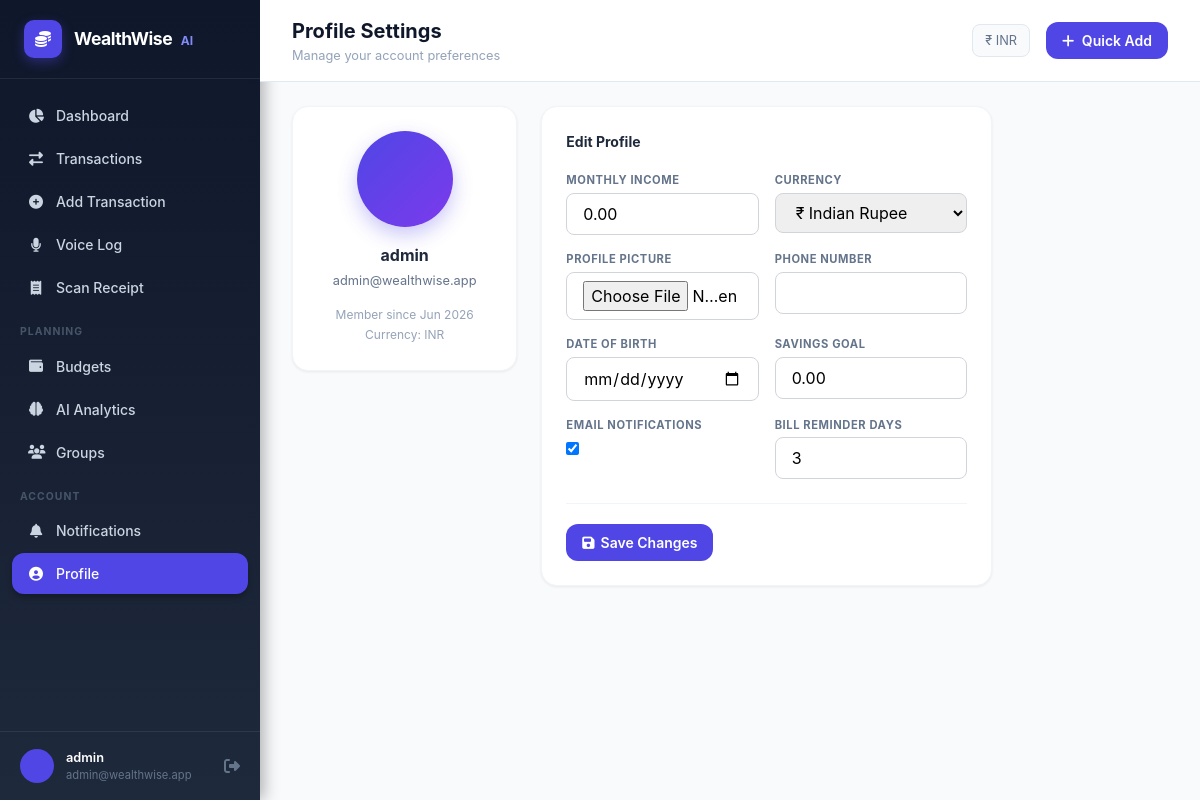
/accounts/profile/ (signed in), run on the app's committed database.
### accounts/models.py (models this page shows, shortened)
class UserProfile(models.Model):
    CURRENCY_CHOICES = [
        ('INR', '₹ Indian Rupee'),
        ('USD', '$ US Dollar'),
        ('EUR', '€ Euro'),
        ('GBP', '£ British Pound'),
    ]
    user = models.OneToOneField(User, on_delete=models.CASCADE, related_name='profile')
    monthly_income = models.DecimalField(max_digits=12, decimal_places=2, default=0)
    currency = models.CharField(max_length=3, choices=CURRENCY_CHOICES, default='INR')
    profile_picture = models.ImageField(upload_to='profile_pics/', blank=True, null=True)
    phone_number = models.CharField(max_length=15, blank=True)
    date_of_birth = models.DateField(blank=True, null=True)
    savings_goal = models.DecimalField(max_digits=12, decimal_places=2, default=0)
    email_notifications = models.BooleanField(default=True)
    bill_reminder_days = models.PositiveIntegerField(default=3)
    created_at = models.DateTimeField(auto_now_add=True)
    def get_currency_symbol(self):
        symbols = {'INR': '₹', 'USD': '$', 'EUR': '€', 'GBP': '£'}
        return symbols.get(self.currency, '₹')

### accounts/views.py (the view)
# urls.py: path('profile/', views.profile_view, name='profile'),
@login_required
def profile_view(request):
    if request.method == 'POST':
        form = ProfileUpdateForm(request.POST, request.FILES, instance=request.user.profile)
        if form.is_valid():
            form.save()
            messages.success(request, 'Profile updated successfully!')
            return redirect('profile')
    else:
        form = ProfileUpdateForm(instance=request.user.profile)
    return render(request, 'accounts/profile.html', {'form': form})

### accounts/forms.py
class ProfileUpdateForm(forms.ModelForm):
    class Meta:
        model = UserProfile
        fields = ('monthly_income', 'currency', 'profile_picture', 'phone_number',
                  'date_of_birth', 'savings_goal', 'email_notifications', 'bill_reminder_days')
        widgets = {
            'date_of_birth': forms.DateInput(attrs={'type': 'date'}),
        }
    def __init__(self, *args, **kwargs):
        super().__init__(*args, **kwargs)
        for field in self.fields.values():
            if not isinstance(field.widget, forms.CheckboxInput):
                field.widget.attrs['class'] = (
                    'w-full px-4 py-2 border border-gray-300 rounded-lg '
                    'focus:outline-none focus:ring-2 focus:ring-indigo-500'
                )

### templates/accounts/profile.html (shortened to what this page needs)
{% extends 'base.html' %}
{% block page_title %}Profile Settings{% endblock %}
{% block page_subtitle %}Manage your account preferences{% endblock %}
{% block content %}
<div style="max-width:700px;display:grid;grid-template-columns:1fr 2fr;gap:1.5rem;align-items:start">
  <div class="card" style="text-align:center">
    <div style="width:96px;height:96px;border-radius:50%;background:linear-gradient(135deg,#4f46e5,#7c3aed);display:flex;align-items:center;justify-content:center;margin:0 auto 1rem;box-shadow:0 8px 20px rgba(79,70,229,0.3)">
    </div>
    <h3 style="font-size:1rem;font-weight:700;color:#1e293b;margin:0 0 4px">{{ user.get_full_name|default:user.username }}</h3>
    <p style="font-size:0.8rem;color:#64748b;margin:0 0 1rem">{{ user.email }}</p>
    <div style="font-size:0.75rem;color:#94a3b8">
      <p style="margin:2px 0">Member since {{ user.date_joined|date:"M Y" }}</p>
      <p style="margin:2px 0">Currency: {{ user.profile.currency }}</p>
    </div>
  </div>
  <div class="card">
    <h3 style="font-size:0.875rem;font-weight:700;color:#1e293b;margin:0 0 1.25rem">Edit Profile</h3>
    <form method="post" enctype="multipart/form-data">
      <div style="display:grid;grid-template-columns:1fr 1fr;gap:1rem">
        {% for field in form %}
        <div style="{% if field.name == 'bio' or field.name == 'avatar' %}grid-column:1/-1;{% endif %}">
          <label style="display:block;font-size:0.7rem;font-weight:700;color:#64748b;text-transform:uppercase;letter-spacing:0.05em;margin-bottom:4px">{{ field.label }}</label>
          {{ field }}
        </div>
        {% endfor %}
      </div>
      <div style="margin-top:1.5rem;padding-top:1.25rem;border-top:1px solid #f1f5f9">
        <button type="submit" class="btn-primary">
          <i class="fas fa-save" style="margin-right:6px"></i>Save Changes
        </button>
      </div>
    </form>
  </div>
</div>
{% endblock %}

### templates/base.html (shortened to what this page needs)
<!DOCTYPE html>
<html lang="en" class="h-full">
<head>
  <script src="https://cdn.tailwindcss.com"></script>
  <link rel="stylesheet" href="https://cdnjs.cloudflare.com/ajax/libs/font-awesome/6.5.0/css/all.min.css">
</head>
<body class="h-full bg-slate-50" style="font-family:-apple-system,BlinkMacSystemFont,'Segoe UI',sans-serif">
{% if user.is_authenticated %}
<div style="display:flex;height:100vh;overflow:hidden">
  <aside style="width:260px;background:linear-gradient(180deg,#0f172a,#1e293b);display:flex;flex-direction:column;flex-shrink:0;box-shadow:4px 0 15px rgba(0,0,0,0.3)">
    <div style="display:flex;align-items:center;gap:0.75rem;padding:1.25rem 1.5rem;border-bottom:1px solid rgba(255,255,255,0.08)">
      <div style="width:38px;height:38px;background:#4f46e5;border-radius:10px;display:flex;align-items:center;justify-content:center;box-shadow:0 4px 12px rgba(79,70,229,0.4)">
        <i class="fas fa-coins" style="color:#fff;font-size:16px"></i>
      </div>
      <div>
        <span style="color:#fff;font-weight:700;font-size:1.1rem;letter-spacing:-0.5px">WealthWise</span>
        <span style="color:#818cf8;font-weight:700;font-size:0.75rem;margin-left:4px">AI</span>
      </div>
    </div>
    <nav style="flex:1;padding:1rem 0.75rem;overflow-y:auto">
      <a href="{% url 'dashboard' %}" class="sidebar-link {% if request.resolver_match.url_name == 'dashboard' %}active{% endif %}" style="margin-bottom:2px">
        <i class="fas fa-chart-pie" style="width:16px;text-align:center"></i> Dashboard
      </a>
      <a href="{% url 'transaction_list' %}" class="sidebar-link {% if 'transaction' in request.resolver_match.url_name %}active{% endif %}" style="margin-bottom:2px">
        <i class="fas fa-exchange-alt" style="width:16px;text-align:center"></i> Transactions
      </a>
      <a href="{% url 'add_transaction' %}" class="sidebar-link {% if request.resolver_match.url_name == 'add_transaction' %}active{% endif %}" style="margin-bottom:2px">
        <i class="fas fa-plus-circle" style="width:16px;text-align:center"></i> Add Transaction
      </a>
      <a href="{% url 'voice_log' %}" class="sidebar-link {% if 'voice' in request.resolver_match.url_name %}active{% endif %}" style="margin-bottom:2px">
        <i class="fas fa-microphone" style="width:16px;text-align:center"></i> Voice Log
      </a>
      <a href="{% url 'upload_receipt' %}" class="sidebar-link {% if 'receipt' in request.resolver_match.url_name %}active{% endif %}" style="margin-bottom:16px">
        <i class="fas fa-receipt" style="width:16px;text-align:center"></i> Scan Receipt
      </a>
      <p style="font-size:0.65rem;font-weight:700;color:#475569;text-transform:uppercase;letter-spacing:0.1em;padding:0 0.5rem;margin-bottom:6px">Planning</p>
      <a href="{% url 'budget_list' %}" class="sidebar-link {% if 'budget' in request.resolver_match.url_name %}active{% endif %}" style="margin-bottom:2px">
        <i class="fas fa-wallet" style="width:16px;text-align:center"></i> Budgets
      </a>
      <a href="{% url 'analytics_detail' %}" class="sidebar-link {% if request.resolver_match.url_name == 'analytics_detail' %}active{% endif %}" style="margin-bottom:2px">
        <i class="fas fa-brain" style="width:16px;text-align:center"></i> AI Analytics
      </a>
      <a href="{% url 'group_list' %}" class="sidebar-link {% if 'group' in request.resolver_match.url_name %}active{% endif %}" style="margin-bottom:16px">
        <i class="fas fa-users" style="width:16px;text-align:center"></i> Groups
      </a>
      <p style="font-size:0.65rem;font-weight:700;color:#475569;text-transform:uppercase;letter-spacing:0.1em;padding:0 0.5rem;margin-bottom:6px">Account</p>
      <a href="{% url 'notification_list' %}" class="sidebar-link {% if 'notification' in request.resolver_match.url_name %}active{% endif %}" style="margin-bottom:2px;position:relative">
        <i class="fas fa-bell" style="width:16px;text-align:center"></i> Notifications
      </a>
      <a href="{% url 'profile' %}" class="sidebar-link {% if request.resolver_match.url_name == 'profile' %}active{% endif %}">
        <i class="fas fa-user-circle" style="width:16px;text-align:center"></i> Profile
      </a>
    </nav>
    <div style="padding:1rem 1.25rem;border-top:1px solid rgba(255,255,255,0.08)">
      <div style="display:flex;align-items:center;gap:0.75rem">
        <div style="width:34px;height:34px;background:#4f46e5;border-radius:50%;display:flex;align-items:center;justify-content:center;color:#fff;font-weight:700;font-size:0.75rem;flex-shrink:0">
        </div>
        <div style="flex:1;min-width:0">
          <p style="color:#fff;font-size:0.8rem;font-weight:600;white-space:nowrap;overflow:hidden;text-overflow:ellipsis">{{ user.get_full_name|default:user.username }}</p>
          <p style="color:#64748b;font-size:0.7rem;white-space:nowrap;overflow:hidden;text-overflow:ellipsis">{{ user.email }}</p>
        </div>
        <a href="{% url 'logout' %}" style="color:#64748b;transition:color 0.15s" title="Logout">
          <i class="fas fa-sign-out-alt"></i>
        </a>
      </div>
    </div>
  </aside>
  <main style="flex:1;display:flex;flex-direction:column;overflow:hidden">
    <header style="background:#fff;border-bottom:1px solid #e2e8f0;padding:1rem 2rem;display:flex;align-items:center;justify-content:space-between;flex-shrink:0">
      <div>
        <h1 style="font-size:1.25rem;font-weight:700;color:#0f172a;margin:0">{% block page_title %}Dashboard{% endblock %}</h1>
        <p style="font-size:0.8rem;color:#94a3b8;margin:0">{% block page_subtitle %}{% endblock %}</p>
      </div>
      <div style="display:flex;align-items:center;gap:1rem">
        <span style="font-size:0.8rem;color:#64748b;background:#f8fafc;padding:0.375rem 0.75rem;border-radius:0.5rem;border:1px solid #e2e8f0">
          {{ user.profile.get_currency_symbol }} {{ user.profile.currency }}
        </span>
        <a href="{% url 'add_transaction' %}" class="btn-primary">
          <i class="fas fa-plus" style="margin-right:4px"></i> Quick Add
        </a>
      </div>
    </header>
    <div style="flex:1;overflow-y:auto;padding:1.5rem 2rem">
      {% block content %}{% endblock %}
    </div>
  </main>
</div>
{% else %}
{% block auth_content %}{% endblock %}
{% endif %}
</body>
</html>

### templates/base.html (style rules this page uses)
.sidebar-link { display:flex; align-items:center; gap:0.75rem; padding:0.625rem 1rem; border-radius:0.75rem; color:#cbd5e1; font-size:0.875rem; font-weight:500; transition:all 0.15s; }
.sidebar-link.active { background:#4f46e5; color:#fff; box-shadow:0 4px 6px -1px rgba(0,0,0,0.3); }
.card { background:#fff; border-radius:1rem; box-shadow:0 1px 3px rgba(0,0,0,0.07); border:1px solid #f1f5f9; padding:1.5rem; }
.btn-primary { background:#4f46e5; color:#fff; font-weight:600; padding:0.5rem 1rem; border-radius:0.75rem; font-size:0.875rem; transition:all 0.15s; border:none; cursor:pointer; display:inline-block; text-decoration:none; }

### data on the page
UserProfile: form "0.00" "₹ Indian Rupee" "0.00" "☑" "3"

### other printed values
{{ user.get_full_name|default:user.username }} "admin"
{{ user.email }} "admin@wealthwise.app"
{{ user.profile.get_currency_symbol }} "₹"
{{ user.profile.currency }} "INR"
{{ user.date_joined|date:"M Y" }} "Jun 2026"
{{ field.label }} "MONTHLY INCOME" "CURRENCY" "PROFILE PICTURE" "PHONE NUMBER" "DATE OF BIRTH" "SAVINGS GOAL" "EMAIL NOTIFICATIONS" "BILL REMINDER DAYS"
